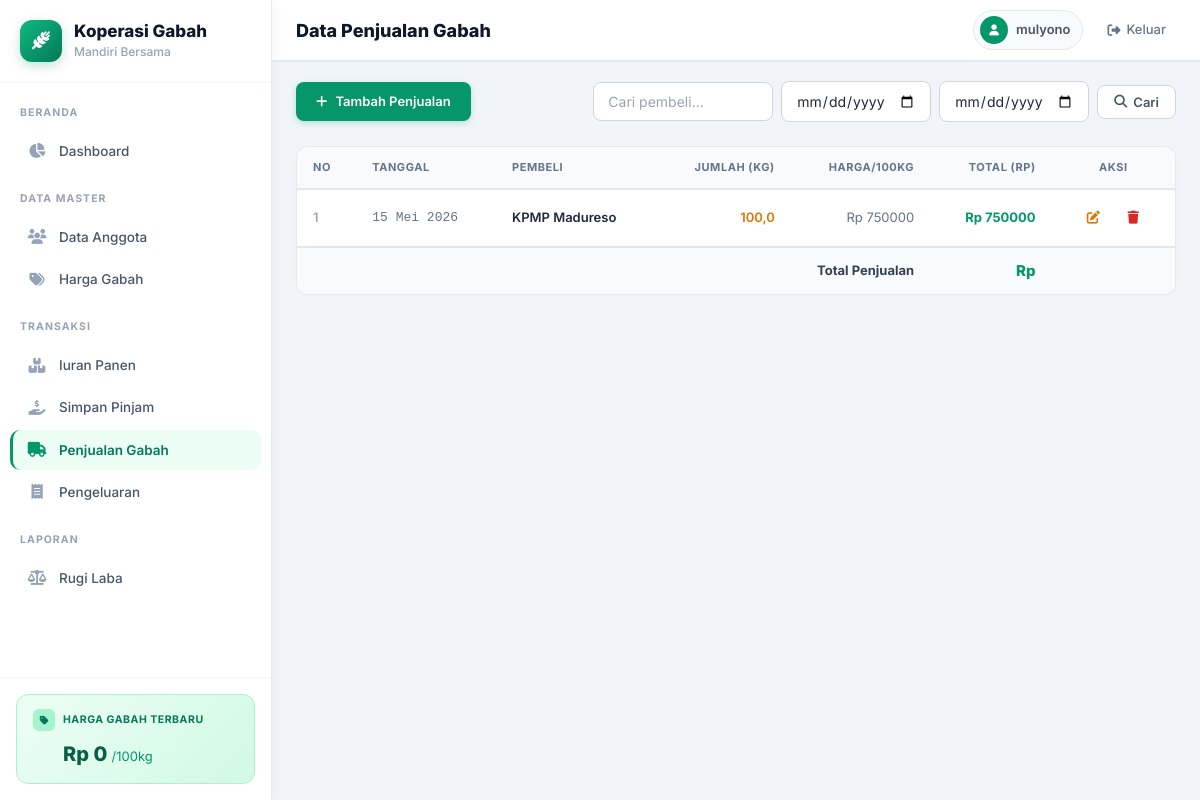
Screenshot of /penjualan/ (signed in) with the database file from the repository.
### app_gabah/models.py (models this page shows, shortened)
class PenjualanGabah(models.Model):
    tanggal = models.DateField(verbose_name='Tanggal Penjualan')
    jumlah_kg = models.DecimalField(max_digits=10, decimal_places=2, verbose_name='Jumlah (kg)')
    harga_per_100kg = models.DecimalField(
        max_digits=12, decimal_places=2, verbose_name='Harga per 100 kg (Rp)'
    )
    total_rp = models.DecimalField(
        max_digits=15, decimal_places=2, verbose_name='Total (Rp)',
        help_text='Otomatis dihitung: (jumlah_kg / 100) × harga_per_100kg'
    )
    pembeli = models.CharField(max_length=200, verbose_name='Nama Pembeli')
    keterangan = models.TextField(blank=True, verbose_name='Keterangan')
    class Meta:
        ordering = ['-tanggal']
        verbose_name = 'Penjualan Gabah'
        verbose_name_plural = 'Penjualan Gabah'
    @property
    def total_harga(self):
        if self.jumlah_kg and self.harga_per_100kg:
            return (self.jumlah_kg / 100) * self.harga_per_100kg
        return 0

### app_gabah/views.py (the view)
# urls.py: path('penjualan/', views.penjualan_list, name='penjualan_list'),
@login_required
def penjualan_list(request):
    date_from = request.GET.get('date_from', '')
    date_to = request.GET.get('date_to', '')
    queryset = PenjualanGabah.objects.all()
    if date_from:
        queryset = queryset.filter(tanggal__gte=date_from)
    if date_to:
        queryset = queryset.filter(tanggal__lte=date_to)
    queryset = queryset.order_by('-tanggal')
    total_kg = queryset.aggregate(total=Sum('jumlah_kg'))['total'] or 0
    total_rp = queryset.aggregate(total=Sum('total_rp'))['total'] or 0
    context = {
        'object_list': queryset,
        'date_from': date_from,
        'date_to': date_to,
        'total_kg': total_kg,
        'total_rp': total_rp,
    }
    return render(request, 'app_gabah/penjualan_list.html', context)

### app_gabah/templates/app_gabah/penjualan_list.html (shortened to what this page needs)
{% extends "app_gabah/base.html" %}
{% block page_title %}Data Penjualan Gabah{% endblock %}
{% block content %}
<div class="fb mb6">
    <a href="{% url 'penjualan_create' %}" class="bp"><i class="fas fa-plus"></i> Tambah Penjualan</a>
    <form method="get" class="fg" style="flex-wrap:wrap;">
        <input type="text" name="search" value="{{ search }}" placeholder="Cari pembeli..." class="fi" style="width:180px;">
        <input type="date" name="tanggal_dari" value="{{ tanggal_dari }}" class="fi" style="width:150px;" title="Dari tanggal">
        <input type="date" name="tanggal_sampai" value="{{ tanggal_sampai }}" class="fi" style="width:150px;" title="Sampai tanggal">
        <button type="submit" class="bs"><i class="fas fa-search"></i> Cari</button>
    </form>
</div>
<div class="tc ox">
    <table>
        <thead>
            <tr>
                <th>No</th>
                <th>Tanggal</th>
                <th>Pembeli</th>
                <th style="text-align:right;">Jumlah (Kg)</th>
                <th style="text-align:right;">Harga/100Kg</th>
                <th style="text-align:right;">Total (Rp)</th>
                <th style="text-align:center;">Aksi</th>
            </tr>
        </thead>
        <tbody>
            {% for obj in object_list %}
            <tr>
                <td style="color:#94a3b8; font-weight:600;">{{ forloop.counter }}</td>
                <td style="font-family:monospace; font-size:13px; color:#64748b;">{{ obj.tanggal|date:"d M Y" }}</td>
                <td style="font-weight:600; color:#1e293b;">{{ obj.pembeli }}</td>
                <td style="text-align:right; font-weight:600; color:#d97706;">{{ obj.jumlah_kg|floatformat:1 }}</td>
                <td style="text-align:right; color:#64748b;">Rp {{ obj.harga_per_100kg|floatformat:0 }}</td>
                <td style="text-align:right; font-weight:700; color:#059669;">
                    Rp {{ obj.total_harga|floatformat:0 }}
                </td>
                <td>
                    <div class="fgc">
                        <a href="{% url 'penjualan_update' obj.pk %}" class="ab ab-e" title="Edit"><i class="fas fa-edit"></i></a>
                        <a href="{% url 'penjualan_delete' obj.pk %}" class="ab ab-d" title="Hapus"><i class="fas fa-trash"></i></a>
                    </div>
                </td>
            </tr>
            {% endfor %}
        </tbody>
        {% if object_list %}
        <tfoot>
            <tr style="background:#f8fafc; border-top:2px solid #e2e8f0;">
                <td colspan="5" style="font-weight:700; text-align:right; color:#334155;">Total Penjualan</td>
                <td style="text-align:right; font-weight:800; color:#059669; font-size:15px;">
                    Rp {{ total_penjualan|floatformat:0 }}
                </td>
                <td></td>
            </tr>
        </tfoot>
        {% endif %}
    </table>
</div>
{% endblock %}

### app_gabah/templates/app_gabah/base.html (shortened to what this page needs)
{% load static %}
<!DOCTYPE html>
<html lang="id">
<head>
    <link rel="stylesheet" href="https://cdnjs.cloudflare.com/ajax/libs/font-awesome/6.5.1/css/all.min.css">
</head>
<body>
    <aside id="sidebar" class="sidebar">
        <div class="sb-logo">
            <div class="sb-logo-icon"><i class="fas fa-wheat-awn"></i></div>
            <div><h1>Koperasi Gabah</h1><p>Mandiri Bersama</p></div>
        </div>
        <nav class="sb-nav">
            {% url 'dashboard' as u1 %}
            {% url 'anggota_list' as u2 %}
            {% url 'iuran_list' as u3 %}
            {% url 'sp_list' as u4 %}
            {% url 'penjualan_list' as u5 %}
            {% url 'harga_list' as u6 %}
            {% url 'pengeluaran_list' as u7 %}
            {% url 'rugi_laba' as u8 %}
            <div class="sb-section">Beranda</div>
            <a href="{{ u1 }}" class="sb-link {% if request.path == u1 %}act{% endif %}"><i class="fas fa-chart-pie"></i>Dashboard</a>
            <div class="sb-section">Data Master</div>
            <a href="{{ u2 }}" class="sb-link {% if u2 in request.path %}act{% endif %}"><i class="fas fa-users"></i>Data Anggota</a>
            <a href="{{ u6 }}" class="sb-link {% if u6 in request.path %}act{% endif %}"><i class="fas fa-tags"></i>Harga Gabah</a>
            <div class="sb-section">Transaksi</div>
            <a href="{{ u3 }}" class="sb-link {% if u3 in request.path %}act{% endif %}"><i class="fas fa-boxes-stacked"></i>Iuran Panen</a>
            <a href="{{ u4 }}" class="sb-link {% if u4 in request.path %}act{% endif %}"><i class="fas fa-hand-holding-dollar"></i>Simpan Pinjam</a>
            <a href="{{ u5 }}" class="sb-link {% if u5 in request.path %}act{% endif %}"><i class="fas fa-truck"></i>Penjualan Gabah</a>
            <a href="{{ u7 }}" class="sb-link {% if u7 in request.path %}act{% endif %}"><i class="fas fa-receipt"></i>Pengeluaran</a>
            <div class="sb-section">Laporan</div>
            <a href="{{ u8 }}" class="sb-link {% if request.path == u8 %}act{% endif %}"><i class="fas fa-scale-balanced"></i>Rugi Laba</a>
        </nav>
        <div class="sb-widget">
            <div class="sb-widget-card">
                <div class="sw-label"><div class="sw-icon"><i class="fas fa-tag"></i></div><span>Harga Gabah Terbaru</span></div>
                <div class="sw-val">Rp {{ harga_terbaru|default:"0"|floatformat:0 }} <small>/100kg</small></div>
            </div>
        </div>
    </aside>
    <div class="main-area">
        <header class="topbar">
            <div class="topbar-left">
                <h2>{% block page_title %}Dashboard{% endblock %}</h2>
            </div>
            <div class="topbar-right">
                <div class="user-badge"><div class="av"><i class="fas fa-user"></i></div><span>{{ user.username }}</span></div>
                <a href="{% url 'logout' %}" class="logout-btn"><i class="fas fa-sign-out-alt"></i><span>Keluar</span></a>
            </div>
        </header>
        <main class="content">
            {% block content %}{% endblock %}
        </main>
    </div>
</body>
</html>

### rows the page displays
PenjualanGabah: tanggal "15 Mei 2026", pembeli "KPMP Madureso", jumlah_kg "100,0", harga_per_100kg "750000", total_harga "750000"

### other values shown
{{ harga_terbaru|default:"0"|floatformat:0 }} "0"
{{ user.username }} "mulyono"
